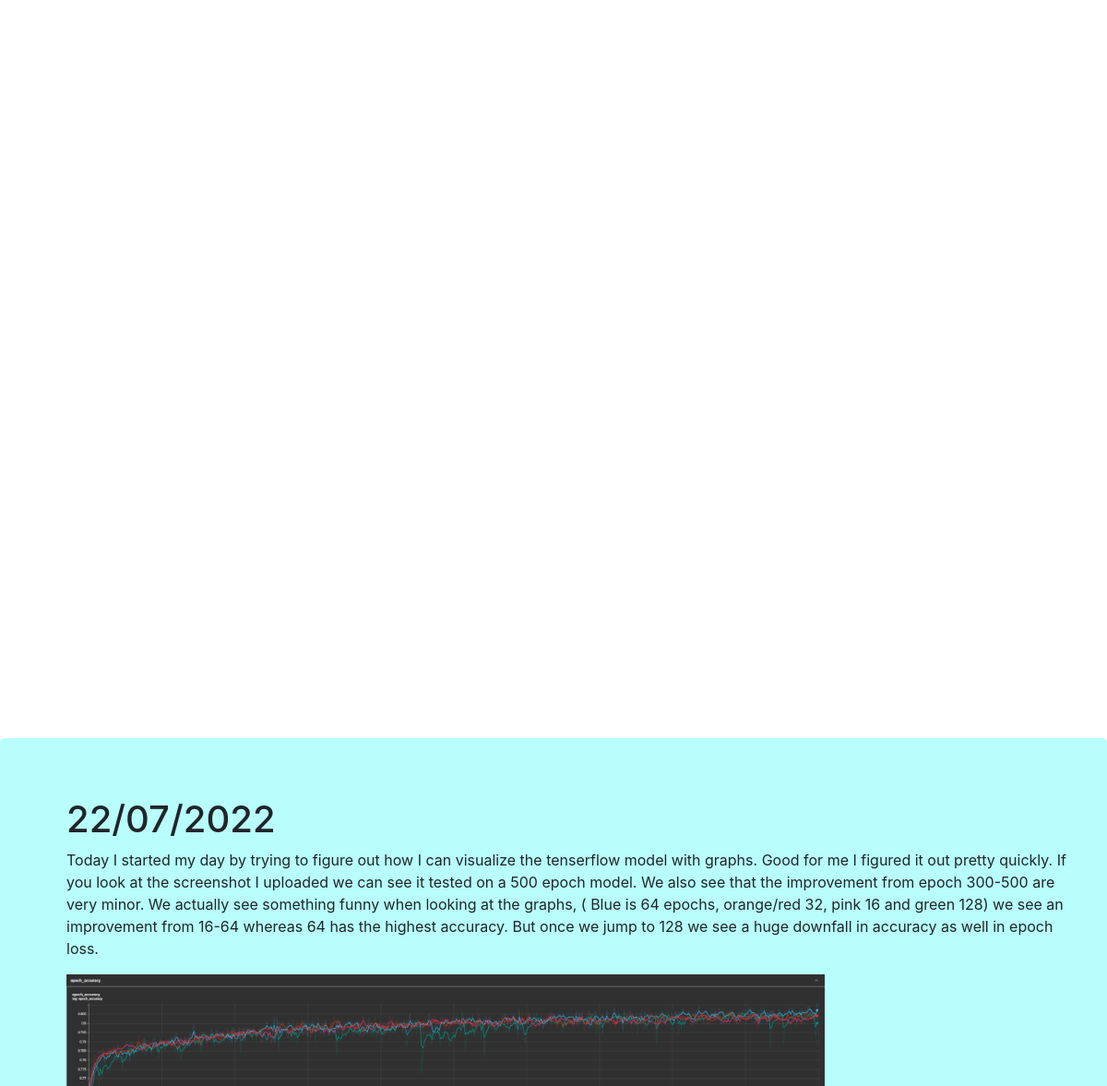
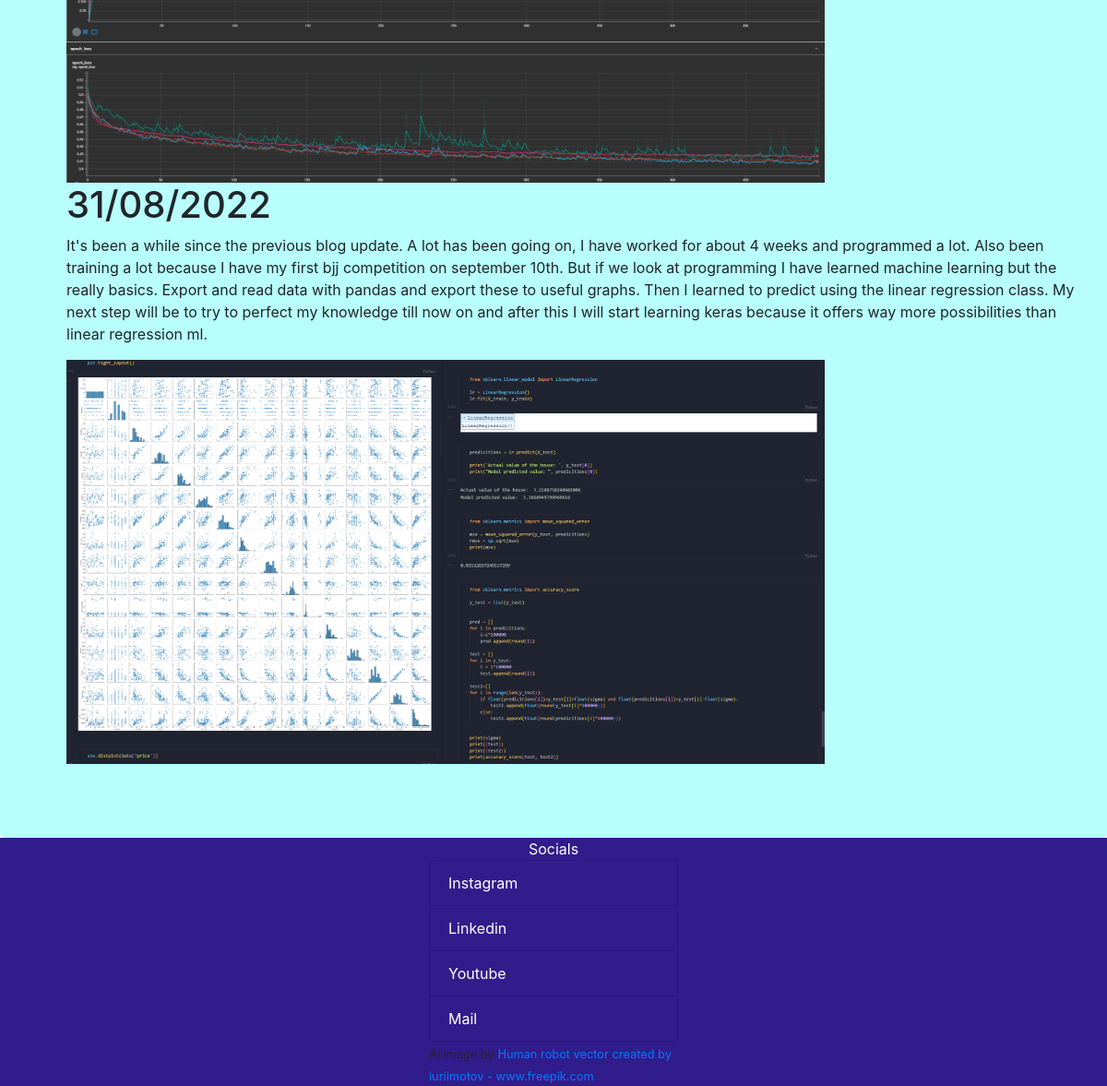
Screenshot of /blog/ with the database file from the repository (2 pictures, top to bottom).
### Main/models.py (models this page shows)
class Blog(models.Model):
    title = models.CharField(max_length=256)
    article = models.TextField()
    picture = models.ImageField(upload_to='blog_pictures', blank=True)

### Main/views.py (the view)
# urls.py: path("blog/", views.BlogListView.as_view(), name='blog'),
class BlogListView(ListView):
    context_object_name = 'blogs'
    model = Blog

### templates/Main/blog_list.html
{%extends "Main/base.html" %} {%block body_block%}
{%load static%}
<div class="index"></div>
<div class="jumbotron m-0 indexWidth container2" id="blogs">
<ol>
    {% for i in blogs %}
    <div>
        <h1 >{{i.title}}</h1>
        <p>{{i.article}}</p>
        <img class="w-75" src="{{i.picture.url}}"  alt="">
    </div>
    {%endfor%}
</ol>
</div>
{% endblock %}

### templates/Main/base.html (shortened to what this page needs)
<!DOCTYPE html>
<html lang="en">
    {% load static %}
  <head>
    <link rel="stylesheet" href="{% static 'css/index.css'%}" >
  </head>
  <body class="p-0 mb-0 background scroll-lock" >
    <div class="">{% block body_block%} {% endblock %}</div>
    <footer class="footer bg-primary mt-0 ">
        <div class="text-center text-white">Socials</div>
        <div class="">
          <div class="col-md-3 mx-auto">
            <ul class="m-0 list-group text-white">
              <li class="list-group-item bg-primary">Instagram</li>
              <li class="list-group-item bg-primary">Linkedin</li>
              <li class="list-group-item bg-primary">Youtube</li>
              <li class="list-group-item bg-primary">Mail</li>
            </ul>
            <small>Ai image by <a target="_blank" href='https://www.freepik.com/vectors/human-robot'>Human robot vector created by iuriimotov - www.freepik.com</a></small>
          </div>
        </div>
    </footer>
  </body>
</html>

### rows the page displays
Blog: title "22/07/2022", article "Today I started my day by trying to figure out how I can visualize the tenserflow model with graphs. Good for me I figured it out pretty quickly. If you look at the screenshot I uploaded we can see it tested on a 500 epoch model. We also see that the improvement from epoch 300-500 are very minor. We actually see something funny when looking at the graphs, ( Blue is 64 epochs, orange/red 32, pink 16 and green 128) we see an improvement from 16-64 whereas 64 has the highest accuracy. But once we jump to 128 we see a huge downfall in accuracy as well in epoch loss.", picture (picture)
Blog: title "31/08/2022", article "It's been a while since the previous blog update. A lot has been going on, I have worked for about 4 weeks and programmed a lot. Also been training a lot because I have my first bjj competition on september 10th. But if we look at programming I have learned machine learning but the really basics. Export and read data with pandas and export these to useful graphs. Then I learned to predict using the linear regression class. My next step will be to try to perfect my knowledge till now on and after this I will start learning keras because it offers way more possibilities than linear regression ml.", picture (picture)
